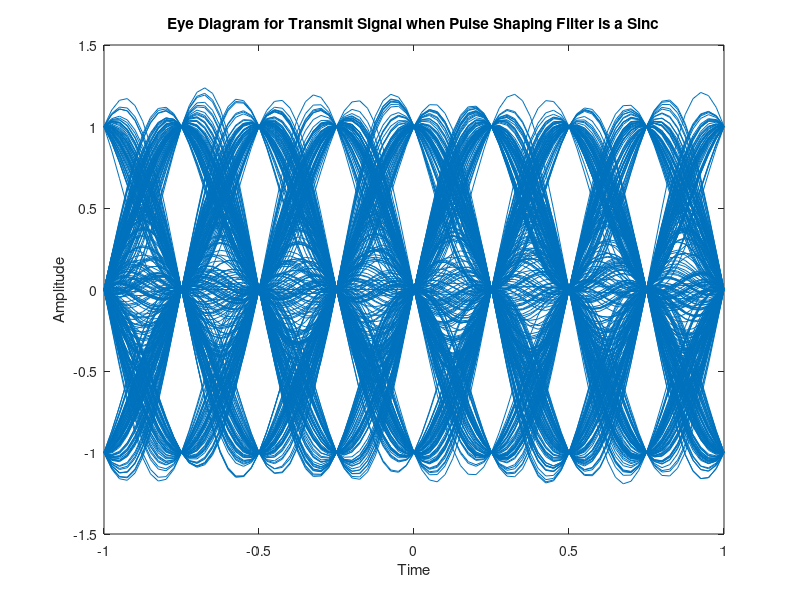

Here is the MATLAB script that generated this plot: (Note: this script raises an error after producing the figure.)
clear;                                
clc;                                   
close all; 

%%%%%%%%%%%%%%%%%%%%%%%%%%%%%%%%%%%%%%%%%%%%%%%%%%%%%%%%%%%%%%%%%%%%%%%%%%%%%%%%%%%%%%%%%%%%%%
%% Question 1

% Parameters
numSymbols = 1000; % Number of symbols to generate(Since BPSK, this is equal to no.of bits)

bitRate = 1; % Bit rate (symbols per second)
samplingRate = 10 * bitRate; % Sampling rate (samples per second)

symbolDuration = 1 / bitRate; % Duration of each symbol in seconds

% Generate random binary data
binaryData = randi([0, 1], 1, numSymbols);

% Generate BPSK symbols as impulse train
bpskSymbols = 2 * binaryData - 1;
%disp(bpskSymbols)


%It is important that the convolution between the filters should occur at
%symbol periods. So, it is necessary to adjust the Sinc filter such that
%the data points on such periods are present. Here 30 zeros have been put 
%between the impulses in the bpsk vector to achieve it.
padded_bpsk_vector = reshape([bpskSymbols; zeros(29,numel(bpskSymbols))],1,[]);
%disp(padded_bpsk_vector)

%%%%%%%%%%%%%%%%%%%%%%%%%%%%%%%%%%%%%%%%%%%%%%%%%%%%%%%%%%%%%%%%%%%%%%%%%%%%%%%%%%%%%%%%%%%

%% Question 2

t = -20:0.1:20;  

% Put time vector into sinc filter and plotting it
sinc_Filter = sinc(t);

% Convolve BPSK symbols with pulse shaping filter
transmitSignal_1 = conv(padded_bpsk_vector, sinc_Filter);

%n = length(transmitSignal_1);
%disp(n)
%disp(transmitSignal)

%%%%%%%%%%%%%%%%%%%%%%%%%%%%%%%%%%%%%%%%%%%%%%%%%%%%%%%%%%%%%%%%%%%%%%%%%%%%%%%%%%%%%%%%%%%%

%% Question 3

figure;
eyediagram(transmitSignal_1,80,2*symbolDuration);     % Plot eye-diagram for Transmit Signal_1.
title('Eye Diagram for Transmit Signal when Pulse Shaping Filter is a Sinc')

%%%%%%%%%%%%%%%%%%%%%%%%%%%%%%%%%%%%%%%%%%%%%%%%%%%%%%%%%%%%%%%%%%%%%%%%%%%%%%%%%%%%%%%%%%%%%

%% Question 4

% Roll-off factors for the raised cosine filters.
rolloff_factor1 = 0.5;       
rolloff_factor2 = 1;        

r_c_f_1 = rcosdesign(rolloff_factor1,10,30,'sqrt');   % Make raised cosine filter 1
r_c_f_1 = r_c_f_1 / max(r_c_f_1);% Normalize the filter to ensure that the center amplitude is 1


r_c_f_2 = rcosdesign(rolloff_factor2,10,30,'sqrt');   % Make raised cosine filter 2
r_c_f_2 = r_c_f_2 / max(r_c_f_2); % Normalize the filter to ensure that the center amplitude is 1

% Make transitSignal_2 by convolving raised cosine filter and padded bpsk vector
transmitSignal_2 = conv(padded_bpsk_vector, r_c_f_1,'same');  


% Make transitSignal_3 by convolving raised cosine filter and padded bpsk vector
transmitSignal_3 = conv(padded_bpsk_vector, r_c_f_2,'same');

%% Plotting the eye diagrams

% Plot eye-diagram for Transmit Signal_2
figure;
eyediagram(transmitSignal_2,80,2*symbolDuration);    
title('Eye Diagram for Transmit Signal_2 when Pulse Shaping Filter is Raised Cosine with RF=0.5.');

% Plot eye-diagram for Transmit Signal_2.
figure;
eyediagram(transmitSignal_3,80,2*symbolDuration);   
title('Eye Diagram for Transmit Signal_3 when Pulse Shaping Filter is Raised Cosine with RF=1.0.');

%%%%%%%%%%%%%%%%%%%%%%%%%%%%%%%%%%%%%%%%%%%%%%%%%%%%%%%%%%%%%%%%%%%%%%%%%%%%%%%%%%%%%%%%%%%%%%%%%%%%%%%%%%%
%% Plotting all the filters
figure; 

subplot(3,1,1);
plot(sinc_Filter)
title('Sinc Filter');
xlabel('Time (s)');
ylabel('Amplitude');
grid on;

subplot(3,1,2);
plot(r_c_f_1)
title('Raised cosine filter 1');
xlabel('Time (s)');
ylabel('Amplitude');
grid on;

subplot(3,1,3);
plot(r_c_f_2)
title('Raised cosine filter 2');
xlabel('Time (s)');
ylabel('Amplitude');
grid on;

%%%%%%%%%%%%%%%%%%%%%%%%%%%%%%%%%%%%%%%%%%%%%%%%%%%%%%%%%%%%%%%%%%%%%%%%%%%%%%%%%%%%%%%%%%%%%%%%%%%%%%%%%%%%%%%%%%%%
%% Plotting all the transmitted signals
figure; 

subplot(3,1,1);
plot(transmitSignal_1)
title('Transmit Signal 1');
xlabel('Time (s)');
ylabel('Amplitude');
grid on;

subplot(3,1,2);
plot(transmitSignal_2)
title('Transmit Signal 2');
xlabel('Time (s)');
ylabel('Amplitude');
grid on;

subplot(3,1,3);
plot(transmitSignal_3)
title('Transmit Signal 3');
xlabel('Time (s)');
ylabel('Amplitude');
grid on;

%%%%%%%%%%%%%%%%%%%%%%%%%%%%%%%%%%%%%%%%%%%%%%%%%%%%%%%%%%%%%%%%%%%%%%%%%%%%%%%%%%%%%%%%%%%%%%
%% Close all the empty figures
close(1);
close(3);
close(5);